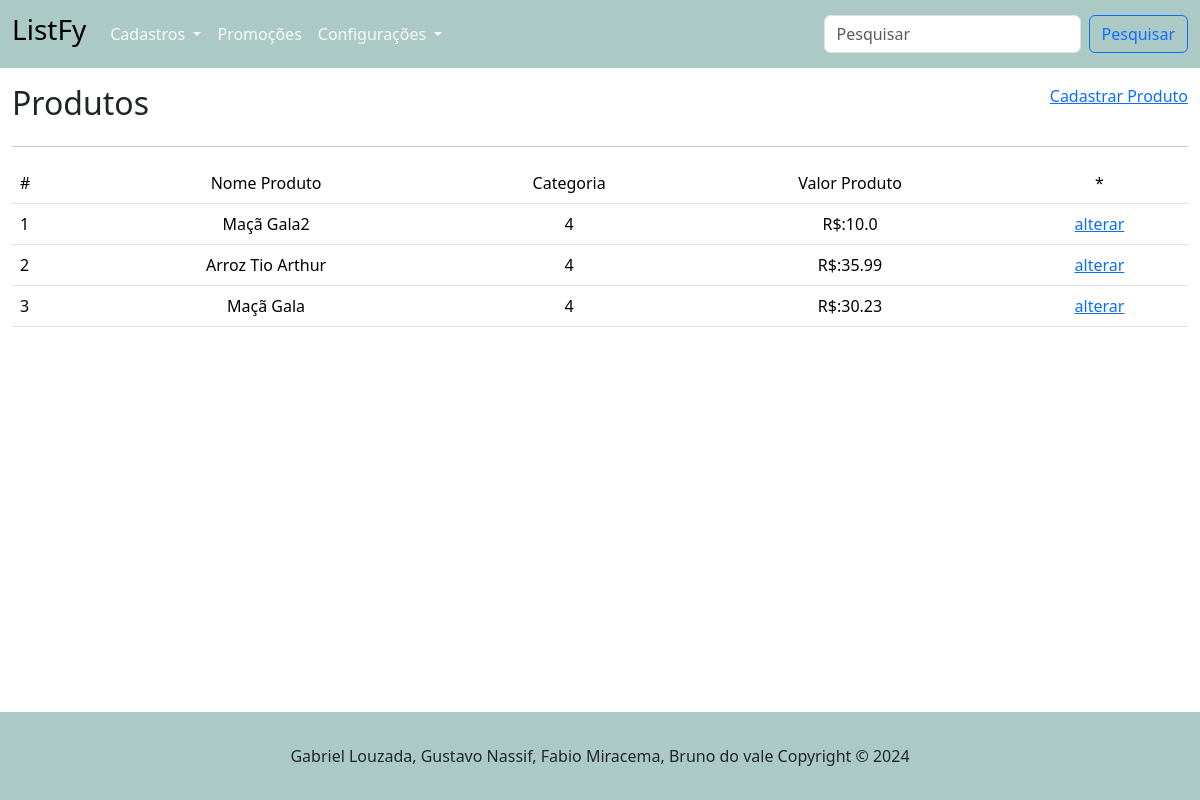
Before: /produto/categoria/4 with the older database file.
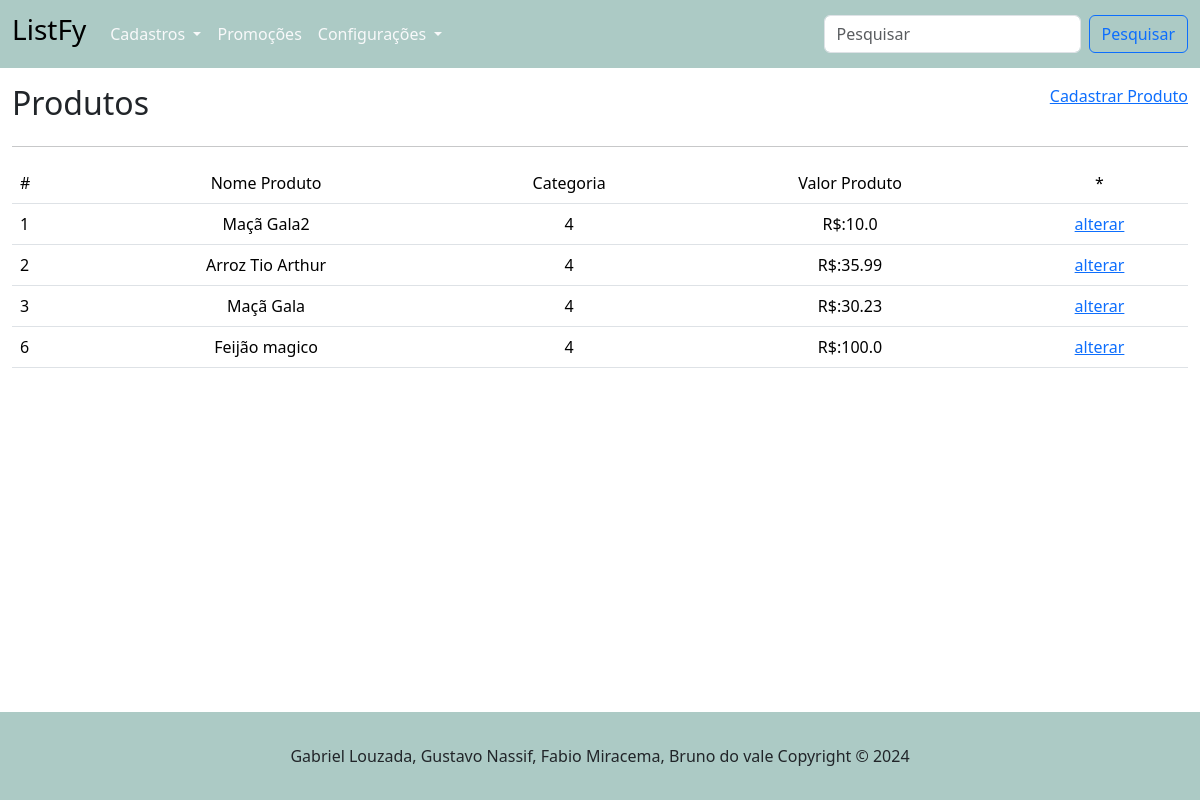
After: the same page with the newer database file.
### tables this page shows
CREATE TABLE "produto" (
	"id_produto"	INTEGER,
	"nome_produto"	TEXT NOT NULL,
	"id_categoria"	INTEGER NOT NULL,
	"valor_produto"	REAL NOT NULL,
	PRIMARY KEY("id_produto" AUTOINCREMENT),
	FOREIGN KEY("id_categoria") REFERENCES "categoria"("id_categoria")
);

### routes/produto_routes.py (the view)
@router.get("/", response_class=HTMLResponse)
async def get_produtos(request: Request):
    produtos = obter_todos_produtos()
    return templates.TemplateResponse("/produto/listar_produtos.html", {"request": request, "produtos": produtos})

### templates/produto/listar_produtos_categoria.html (shortened to what this page needs)
{% extends "base.html" %}
{% block conteudo %}
    <main class="container-fluid">
        <div class="d-flex justify-content-between mt-3">
            <h2>Produtos</h2>
            <a href="/produto/cadastrar_produto"> Cadastrar Produto</a>
        </div>
        <hr>
        <table class="table">
            <tr>
                <td>#</td>
                <td style="text-align: center;">Nome Produto</td>
                <td style="text-align: center;">Categoria</td>
                <td style="text-align: center;">Valor Produto</td>
                <td style="text-align: center;">*</td>
            </tr>
            {% for p in produtos %}
            <tr>
                <td>{{ p.id_produto }}</td>
                <td style="text-align: center;">{{ p.nome_produto }}</td>
                <td style="text-align: center;">{{ p.id_categoria }}</td>
                <td style="text-align: center;">R$:{{ p.valor_produto }}</td>
                <td style="text-align: center;" ><a href="/produto/alterar_produto/{{ p.id_produto }}">alterar</a></td>
            </tr>
            {% endfor %}
        </table>
    </main>
{% endblock %}

Changed rows visible on the page:
added produto: id_produto "6", nome_produto "Feijão magico", id_categoria "4", valor_produto "100.0"
